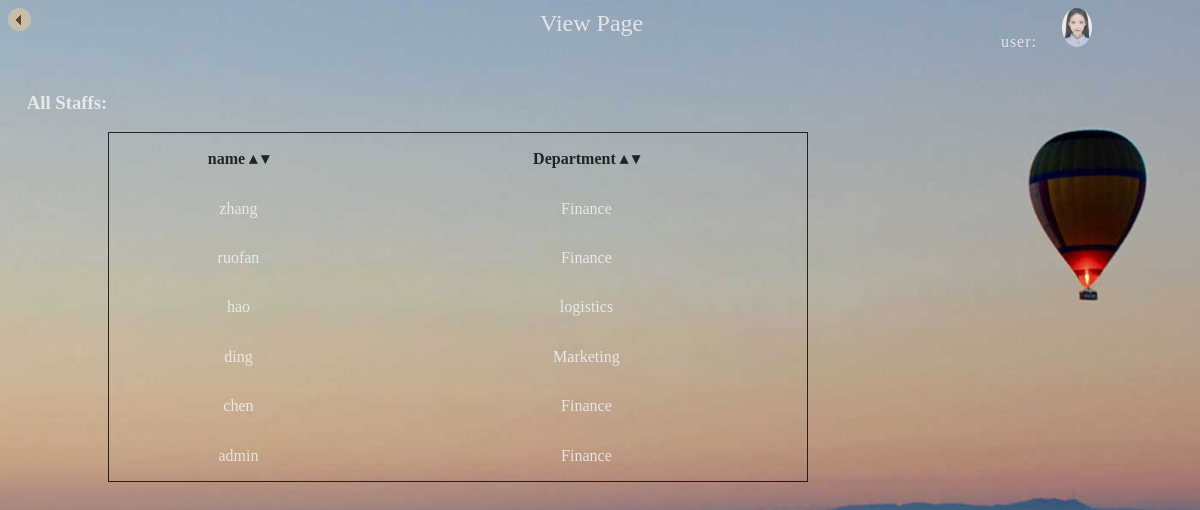
The page /manager/staffAfterOrderdes.php?order=username on the database its author committed.
### tables this page shows
CREATE TABLE IF NOT EXISTS `staff` (
  `id` int(11) NOT NULL,
  `username` varchar(15) DEFAULT NULL,
  `password` varchar(15) DEFAULT NULL,
  `Level` varchar(15) DEFAULT NULL,
  `department` varchar(15) DEFAULT NULL
);

### manager/staffAfterOrderdes.php (the view, shortened to what this page needs)
<!DOCTYPE html>
<html>
<head>
	<link rel="stylesheet" type="text/css" href="css/view.css">
</head>
	<body>
  	<div>
  		<a href="view.php"><img src="images/return.png" /></a>
  		<span class="title">View Page</span>
  		<span class="user">user:&nbsp;&nbsp;&nbsp;&nbsp;
  			<img src="images/3.jpeg" class="userimg"></span>
  	</div>
  	<br/><br/>
<?php
	$db = mysql_connect("localhost","zj","201901f10075");
	if(isset($_GET['order'])){
		$orderby = $_GET['order'];
		if($orderby == 'department'){
			$sql="SELECT * FROM staff ORDER BY department DESC";
		}
		else if($orderby == 'username'){
			$sql="SELECT * FROM staff ORDER BY username DESC";
		}
	}
?>
<h3>&nbsp;&nbsp;&nbsp;&nbsp;All Staffs:</h3>
  	<div id="staff">
  		<table class="staff">
			<tr>
	    		<th>
	    			<a href="view.php?order='name'">name</a>
	    			<a href="staffAfterOrder.php?order=username"> ▴ </a>
	    			<a href="staffAfterOrderdes.php?order=department"> ▾ </a>
	    		</th>
	    		<th>
	    			<a href="">Department</a>
	    			<a href="staffAfterOrder.php?order=department"> ▴ </a>
	    			<a href="staffAfterOrderdes.php?order=department"> ▾ </a>
	    		</th>
  			</tr>
		<?php
			$result = mysql_query($sql,$db);
			$i=1;
			while($attr = mysql_fetch_array($result)){?>
			    <tr>
			      <td><?php echo $attr[1]; ?></td>
			      <td><?php echo $attr[4]; ?></td>
			     </tr>
			<?php $i++;} ?>
</table>
</div>
</body>
</html>

### manager/css/view.css (style rules this page uses)
body { background-image: url("../images/back.jpg"); opacity: 0.8; background-size: cover; background-repeat: no-repeat; color: whitesmoke; }
a { text-decoration: none; color: black; }
.title { font-size: x-large; margin-left: 500px; }
.user { float: right; margin-right: 100px; letter-spacing: 1px; }
.userimg { border-radius:50%; width: 30px; }
#staff { float: left; margin-left: 100px; width: 800px; height: 400px; overflow-y: scroll; }
.staff { width: 700px; text-align: center; line-height: 40px; height: 350px; overflow-y: scroll; border: 1px solid black; }
.staff th,td,tr, { height: 20px; width: 30px; border: 1px solid black; border-collapse: collapse; }

### rows shown on the page
staff: username "zhang", department "Finance"
staff: username "ruofan", department "Finance"
staff: username "hao", department "logistics"
staff: username "ding", department "Marketing"
staff: username "chen", department "Finance"
staff: username "admin", department "Finance"
